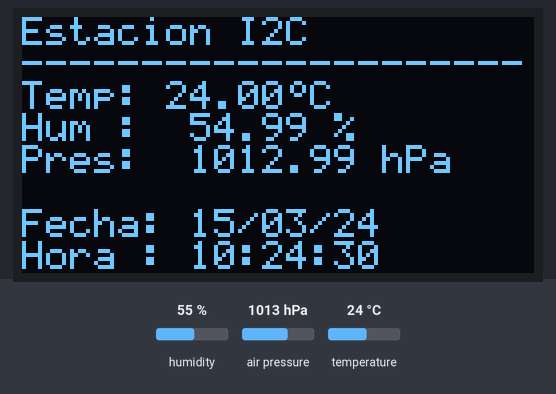
Simulated run of this program. Board: ATmega328P, built with avr-gcc and emulated at 16 MHz. On the bench: 128×64 one-colour display. Wiring (inferred from the names in the program): SSD1306 OLED at I2C address 0x3C; DS1307 clock at I2C address 0x68; BME280 sensor at I2C address 0x76. Inputs (shaded band) come from the test bench; at power-on: humidity 55 %, air pressure 1013 hPa, temperature 24 °C. The local clock reads 2024-03-15 10:24:30 at power-on unless the program sets it; what the program prints to the serial monitor is not drawn.

Above: at 1.2 s.
1.3 s: humidity set to 22 %
At 2.1 s:
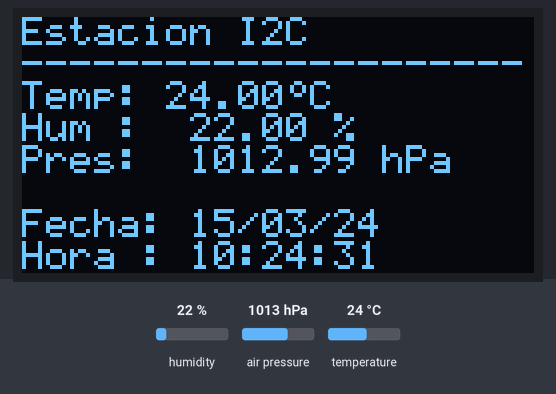
4.1 s: air pressure set to 952 hPa
At 5.7 s:
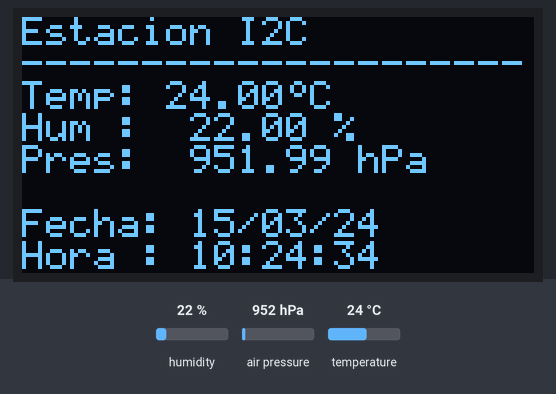
7.4 s: temperature set to 12 °C
At 8.7 s:
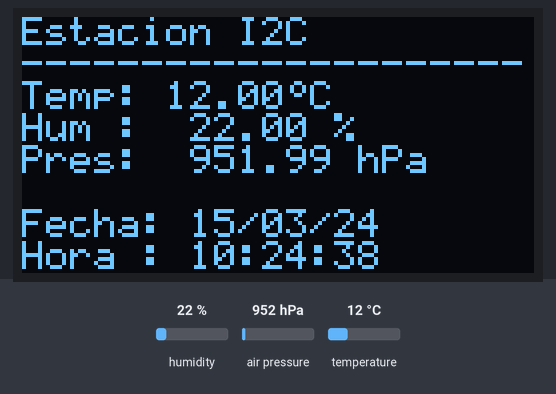
9.6 s: humidity set to 40 %
At 11.2 s:
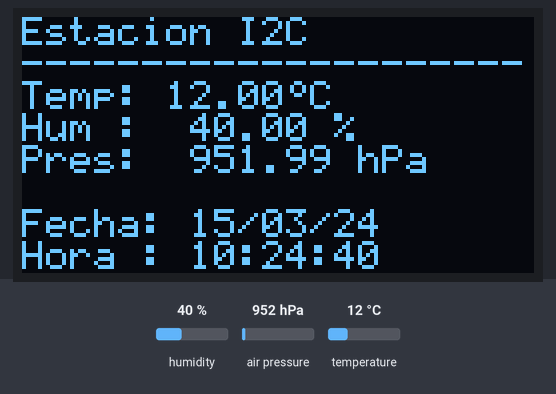
11.8 s: air pressure set to 975 hPa
At 13.4 s:
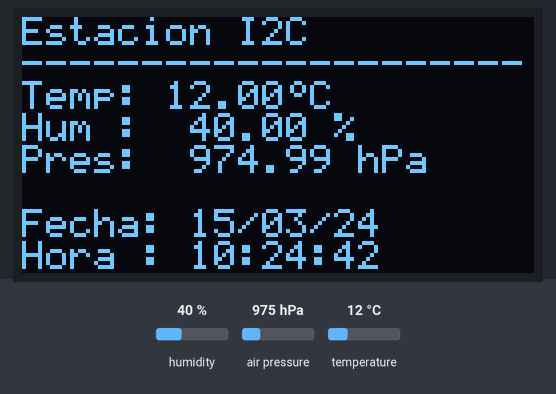
Timing chart, 0 to 14.9 s (numbered marks = the images above; inputs shaded):
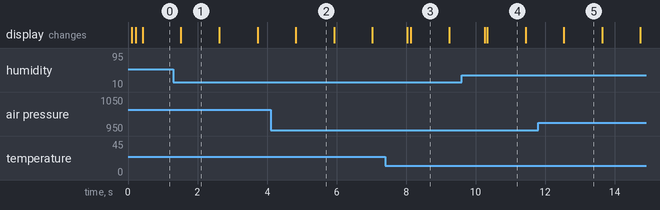

Measured:
- what the display in image 1 shows lasts 1.1 s, from 1.5 s to 2.6 s

The program:

main.c
```c
/*
 * TrabajoEmbebidos.c
 *
 * Created: 10/10/2026 3:56:04 p. m.
 * Author : Juanda
 */

#include <avr/io.h>
#include <util/delay.h>
#include "TWI/TWI_LIB.h"
#include "UART/UART_LIB.h"
#include "SSD1306/SSD1306_LIB.h"
#include "BME280/BME280_LIB.h"
#include "DS1307/DS1307_LIB.h"


#define AJUSTAR_HORA 0
#define BME280_DIR   0x76
#define BME280_ID    0xD0

/* ---------- Escáner ----------
void Escanear_I2C(void){
	uint8_t encontrados = 0;
	UART1_Transmit_Text("Escaneando bus I2C...\r\n");
	for (uint8_t dir = 1; dir < 128; dir++){
		TWI_Start();
		TWI_Write(dir << 1);            // dirección en modo escritura
		if (TWI_Status() == 0x18){      // 0x18 = alguien respondió ACK
			UART1_Transmit_Printf("  Encontrado: 0x%02X\r\n", dir);
			encontrados++;
		}
		TWI_Stop();
	}
	UART1_Transmit_Printf("Total: %u dispositivos\r\n", encontrados);
}
*/

static void Pantalla_Fija(void){
	SSD1306_PrintLine(0, "Estacion I2C");
	SSD1306_PrintLine(1, "---------------------");
}

/* Valores del BME280 (renglones 2, 3 y 4) */
static void Pantalla_BME280(BME280_Datos *d){
	char linea [22];
	int32_t t = d->temperatura;
	char signo = ' ';

	if (t < 0){
		signo = '-';
		t = -t;
	}

	snprintf(linea, sizeof(linea), "Temp:%c%ld.%02ld\x7F" "C", signo, t / 100, t % 100);
	SSD1306_PrintLine(2, linea);

	snprintf(linea, sizeof(linea), "Hum :  %lu.%02lu %%", d->humedad / 100, d->humedad % 100);
	SSD1306_PrintLine(3, linea);

	snprintf(linea, sizeof(linea), "Pres:  %lu.%02lu hPa", d->presion / 100, d->presion % 100);
	SSD1306_PrintLine(4, linea);
}

static void Pantalla_Reloj(DS1307_Tiempo *t){
	char linea[22];

	snprintf(linea, sizeof(linea), "Fecha: %02u/%02u/%02u", t->dia, t->mes, t->anio);
	SSD1306_PrintLine(6, linea);

	snprintf(linea, sizeof(linea), "Hora : %02u:%02u:%02u", t->hora, t->min, t->seg);
	SSD1306_PrintLine(7, linea);
}


int main(void){

	BME280_Datos datos;
	DS1307_Tiempo tiempo;
	uint8_t ultimo_seg = 99;

	UART1_Init(9600);
	TWI_Init();
	_delay_ms(100);

	SSD1306_Init();
	Pantalla_Fija();

	if (!BME280_Init()){
		SSD1306_PrintLine(3, "BME280: ERROR");
		UART1_Transmit_Text("BME280 no responde\r\n");
		while (1);
	}
	UART1_Transmit_Text("BME280 listo\r\n");

	#if AJUSTAR_HORA
	/* Valores en BCD: se escriben en hex tal como se leen (0x22 = 22 h) */
	DS1307_Set_Seg_Value(0x00);
	DS1307_Set_Min_Value(0x44);
	DS1307_Set_Hour24_Value(0x22);
	DS1307_Set_Week_Day_Value(0x05);
	DS1307_Set_Date_Day_Value(0x16);
	DS1307_Set_Month_Value(0x10);
	DS1307_Set_Year_Value(0x26);

	UART1_Transmit_Text("Hora ajustada\r\n");
	#endif

	UART1_Transmit_Text("Estacion lista\r\n");


	while (1){

		DS1307_Get_Tiempo(&tiempo);

		if (tiempo.seg != ultimo_seg){
			ultimo_seg = tiempo.seg;

			BME280_Leer(&datos);
			Pantalla_BME280(&datos);
			Pantalla_Reloj(&tiempo);

			UART1_Transmit_Printf("%02u:%02u:%02u  T=%ld  H=%lu  P=%lu\r\n",
			tiempo.hora, tiempo.min, tiempo.seg,
			datos.temperatura, datos.humedad, datos.presion);
		}

		_delay_ms(1000);
	}
}
```

BME280_LIB.c
```c
/*
 * BME280_LIB.c
 * Sensor BME280 por I2C: temperatura, presion y humedad
 * Formulas de compensacion: datasheet Bosch BME280, seccion 4.2.3
 */

#include "BME280_LIB.h"
#include <util/delay.h>

/* ============================================================
 *  BYTES DE DIRECCION
 * ============================================================ */
#define BME280_W   ((BME280_DIR << 1) | 0)    /* 0xEC escritura */
#define BME280_R   ((BME280_DIR << 1) | 1)    /* 0xED lectura   */


/* ============================================================
 *  CALIBRACION (se lee una vez del sensor en BME280_Init)
 * ============================================================ */
static uint16_t dig_T1;
static int16_t  dig_T2, dig_T3;
static uint16_t dig_P1;
static int16_t  dig_P2, dig_P3, dig_P4, dig_P5, dig_P6, dig_P7, dig_P8, dig_P9;
static uint8_t  dig_H1, dig_H3;
static int16_t  dig_H2, dig_H4, dig_H5;
static int8_t   dig_H6;

static int32_t  t_fine;     /* Lo calcula la temperatura y lo usan presion y humedad */


/* ============================================================
 *  TRAMAS I2C
 * ============================================================ */

/* S, 0xEC, reg, valor, P */
static void Escribir_Registro(uint8_t reg, uint8_t valor){
	TWI_Start();
	TWI_Write(BME280_W);
	TWI_Write(reg);
	TWI_Write(valor);
	TWI_Stop();
}

/* S, 0xEC, reg, Sr, 0xED, dato(ACK) ... dato(NACK), P */
static void Leer_Rafaga(uint8_t reg, uint8_t *buffer, uint8_t cantidad){
	TWI_Start();
	TWI_Write(BME280_W);
	TWI_Write(reg);
	TWI_Repeat_Start();
	TWI_Write(BME280_R);
	for (uint8_t i = 0; i < cantidad; i++){
		if (i < cantidad - 1){
			buffer[i] = TWI_ReadAck();      /* "dame otro"  */
		} else {
			buffer[i] = TWI_ReadNack();     /* "ya no mas"  */
		}
	}
	TWI_Stop();
}

/* S, 0xEC, reg, Sr, 0xED, dato(NACK), P */
uint8_t BME280_LeerRegistro(uint8_t reg){
	uint8_t dato;
	Leer_Rafaga(reg, &dato, 1);
	return dato;
}


/* ============================================================
 *  LECTURA DE LA CALIBRACION
 * ============================================================ */

/* Une dos bytes (LSB primero, como vienen en el sensor) */
static uint16_t Unir16(uint8_t lsb, uint8_t msb){
	return ((uint16_t)msb << 8) | lsb;
}

static void Leer_Calibracion(void){
	uint8_t c[26];
	uint8_t h[7];

	Leer_Rafaga(BME280_REG_CALIB1, c, 26);     /* 0x88 a 0xA1 */
	Leer_Rafaga(BME280_REG_CALIB2, h, 7);      /* 0xE1 a 0xE7 */

	/* --- Temperatura --- */
	dig_T1 =          Unir16(c[0],  c[1]);
	dig_T2 = (int16_t)Unir16(c[2],  c[3]);
	dig_T3 = (int16_t)Unir16(c[4],  c[5]);

	/* --- Presion --- */
	dig_P1 =          Unir16(c[6],  c[7]);
	dig_P2 = (int16_t)Unir16(c[8],  c[9]);
	dig_P3 = (int16_t)Unir16(c[10], c[11]);
	dig_P4 = (int16_t)Unir16(c[12], c[13]);
	dig_P5 = (int16_t)Unir16(c[14], c[15]);
	dig_P6 = (int16_t)Unir16(c[16], c[17]);
	dig_P7 = (int16_t)Unir16(c[18], c[19]);
	dig_P8 = (int16_t)Unir16(c[20], c[21]);
	dig_P9 = (int16_t)Unir16(c[22], c[23]);

	/* --- Humedad (H4 y H5 comparten el registro 0xE5) --- */
	dig_H1 = c[25];
	dig_H2 = (int16_t)Unir16(h[0], h[1]);
	dig_H3 = h[2];
	dig_H4 = (int16_t)((int16_t)(int8_t)h[3] * 16) | (int16_t)(h[4] & 0x0F);
	dig_H5 = (int16_t)((int16_t)(int8_t)h[5] * 16) | (int16_t)(h[4] >> 4);
	dig_H6 = (int8_t)h[6];
}


/* ============================================================
 *  FORMULAS DE COMPENSACION (datasheet, seccion 4.2.3)
 * ============================================================ */

/* Resultado en centesimas de grado */
static int32_t Compensar_T(int32_t adc_T){
	int32_t var1, var2;

	var1 = ((((adc_T >> 3) - ((int32_t)dig_T1 << 1))) * ((int32_t)dig_T2)) >> 11;
	var2 = (((((adc_T >> 4) - ((int32_t)dig_T1)) * ((adc_T >> 4) - ((int32_t)dig_T1))) >> 12)
	        * ((int32_t)dig_T3)) >> 14;
	t_fine = var1 + var2;
	return (t_fine * 5 + 128) >> 8;
}

/* Resultado en Pa x 256 */
static uint32_t Compensar_P(int32_t adc_P){
	int64_t var1, var2, p;

	var1 = ((int64_t)t_fine) - 128000;
	var2 = var1 * var1 * (int64_t)dig_P6;
	var2 = var2 + ((var1 * (int64_t)dig_P5) << 17);
	var2 = var2 + (((int64_t)dig_P4) << 35);
	var1 = ((var1 * var1 * (int64_t)dig_P3) >> 8) + ((var1 * (int64_t)dig_P2) << 12);
	var1 = (((((int64_t)1) << 47) + var1)) * ((int64_t)dig_P1) >> 33;
	if (var1 == 0){
		return 0;                                   /* evita dividir entre cero */
	}
	p = 1048576 - adc_P;
	p = (((p << 31) - var2) * 3125) / var1;
	var1 = (((int64_t)dig_P9) * (p >> 13) * (p >> 13)) >> 25;
	var2 = (((int64_t)dig_P8) * p) >> 19;
	p = ((p + var1 + var2) >> 8) + (((int64_t)dig_P7) << 4);
	return (uint32_t)p;
}

/* Resultado en % x 1024 */
static uint32_t Compensar_H(int32_t adc_H){
	int32_t v;

	v = (t_fine - ((int32_t)76800));
	v = (((((adc_H << 14) - (((int32_t)dig_H4) << 20) - (((int32_t)dig_H5) * v))
	      + ((int32_t)16384)) >> 15)
	    * (((((((v * ((int32_t)dig_H6)) >> 10)
	      * (((v * ((int32_t)dig_H3)) >> 11) + ((int32_t)32768))) >> 10)
	      + ((int32_t)2097152)) * ((int32_t)dig_H2) + 8192) >> 14));
	v = (v - (((((v >> 15) * (v >> 15)) >> 7) * ((int32_t)dig_H1)) >> 4));
	v = (v < 0) ? 0 : v;
	v = (v > 419430400) ? 419430400 : v;
	return (uint32_t)(v >> 12);
}


/* ============================================================
 *  INICIALIZACION
 * ============================================================ */

uint8_t BME280_Init(void){
	if (BME280_LeerRegistro(BME280_REG_ID) != BME280_CHIP_ID){
		return 0;
	}

	Escribir_Registro(BME280_REG_RESET, 0xB6);         /* reset            */
	_delay_ms(10);
	while (BME280_LeerRegistro(BME280_REG_STATUS) & 0x01);   /* copiando calibracion */

	Leer_Calibracion();

	Escribir_Registro(BME280_REG_CTRL_HUM,  0x01);     /* humedad x1        */
	Escribir_Registro(BME280_REG_CONFIG,    0xA0);     /* espera 1 s, sin filtro */
	Escribir_Registro(BME280_REG_CTRL_MEAS, 0x27);     /* temp x1, pres x1, modo normal */
	_delay_ms(50);                                     /* primera medicion  */

	return 1;
}


/* ============================================================
 *  LECTURA DE DATOS
 * ============================================================ */

void BME280_Leer(BME280_Datos *datos){
	uint8_t d[8];
	int32_t adc_T, adc_P, adc_H;

	Leer_Rafaga(BME280_REG_DATOS, d, 8);               /* 0xF7 a 0xFE */

	/* --- Unir bytes crudos (presion y temp de 20 bits, humedad de 16) --- */
	adc_P = (int32_t)(((uint32_t)d[0] << 12) | ((uint32_t)d[1] << 4) | (d[2] >> 4));
	adc_T = (int32_t)(((uint32_t)d[3] << 12) | ((uint32_t)d[4] << 4) | (d[5] >> 4));
	adc_H = (int32_t)(((uint32_t)d[6] << 8)  |  (uint32_t)d[7]);

	/* --- Compensar (la temperatura va primero: calcula t_fine) --- */
	datos->temperatura = Compensar_T(adc_T);
	datos->presion     = Compensar_P(adc_P) >> 8;                /* Pa          */
	datos->humedad     = (Compensar_H(adc_H) * 100) >> 10;       /* centesimas  */
}
```

BME280_LIB.h
```c
/*
 * BME280_LIB.h
 * Sensor BME280 por I2C: temperatura, presion y humedad
 */

#ifndef BME280_LIB_H_
#define BME280_LIB_H_

#include <stdint.h>
#include "../TWI/TWI_LIB.h"

/* ============================================================
 *  CONFIGURACION
 * ============================================================ */
#define BME280_DIR        0x76     /* Direccion I2C de 7 bits (SDO a GND) */
#define BME280_CHIP_ID    0x60     /* Valor esperado en el registro 0xD0  */

/* ============================================================
 *  REGISTROS
 * ============================================================ */
#define BME280_REG_CALIB1     0x88   /* Calibracion parte 1 (26 bytes)  */
#define BME280_REG_ID         0xD0   /* Chip ID                         */
#define BME280_REG_RESET      0xE0   /* Reset (escribir 0xB6)           */
#define BME280_REG_CALIB2     0xE1   /* Calibracion parte 2 (7 bytes)   */
#define BME280_REG_CTRL_HUM   0xF2   /* Configuracion humedad           */
#define BME280_REG_STATUS     0xF3   /* Estado                          */
#define BME280_REG_CTRL_MEAS  0xF4   /* Configuracion temp/pres y modo  */
#define BME280_REG_CONFIG     0xF5   /* Tiempo de espera y filtro       */
#define BME280_REG_DATOS      0xF7   /* Datos crudos (8 bytes)          */

/* ============================================================
 *  DATOS DE SALIDA
 * ============================================================ */
typedef struct {
	int32_t  temperatura;   /* Centesimas de grado:  2534  = 25.34 C   */
	uint32_t presion;       /* Pascales:             89960 = 899.60 hPa */
	uint32_t humedad;       /* Centesimas de %:      6123  = 61.23 %    */
} BME280_Datos;

/* ============================================================
 *  FUNCIONES
 * ============================================================ */
uint8_t BME280_Init(void);                 /* 1 = listo, 0 = no responde */
void    BME280_Leer(BME280_Datos *datos);
uint8_t BME280_LeerRegistro(uint8_t reg);

#endif /* BME280_LIB_H_ */
```

DS1307_LIB.c
```c
#include "DS1307_LIB.h"

void DS1307_Set_Seg_Value(char seg){
	TWI_Start();
	TWI_Write(DS1307DIR);
	TWI_Write(LOCALE_SS);
	TWI_Write(seg);
	TWI_Stop();
}
void DS1307_Set_Min_Value(char min){
	TWI_Start();
	TWI_Write(DS1307DIR);
	TWI_Write(LOCALE_MM);
	TWI_Write(min);
	TWI_Stop();
}
void DS1307_Set_Hour24_Value(char hour){
	TWI_Start();
	TWI_Write(DS1307DIR);
	TWI_Write(LOCALE_HH);
	TWI_Write(hour);
	TWI_Stop();
}
void DS1307_Set_Hour12_Value(char hour, char am){
	char ampm;

	if( am == 1){
		ampm  = hour | 0b01100000;
	}
	else{
		ampm = hour | 0b01000000;
	}


	TWI_Start();
	TWI_Write(DS1307DIR);
	TWI_Write(LOCALE_HH );
	TWI_Write(ampm);
	TWI_Stop();
}
void DS1307_Set_Week_Day_Value(char day){
	TWI_Start();
	TWI_Write(DS1307DIR);
	TWI_Write(LOCALE_DAY);
	TWI_Write(day);
	TWI_Stop();
}
void DS1307_Set_Date_Day_Value(char date){
	TWI_Start();
	TWI_Write(DS1307DIR);
	TWI_Write(LOCALE_DATE);
	TWI_Write(date);
	TWI_Stop();
}
void DS1307_Set_Month_Value(char month){
	TWI_Start();
	TWI_Write(DS1307DIR);
	TWI_Write(LOCALE_MONTH);
	TWI_Write(month);
	TWI_Stop();
}
void DS1307_Set_Year_Value(char year){
	TWI_Start();
	TWI_Write(DS1307DIR);
	TWI_Write(LOCALE_YEAR);
	TWI_Write(year);
	TWI_Stop();
}
static uint8_t BCD_a_Dec(uint8_t bcd){
	return (bcd >> 4) * 10 + (bcd & 0x0F);
}
void DS1307_Get_Tiempo(DS1307_Tiempo *t){
	uint8_t b[7];

	TWI_Start();
	TWI_Write(DS1307DIR);
	TWI_Write(LOCALE_SS);
	TWI_Repeat_Start();
	TWI_Write(DS1307DIR | 1);
	for (uint8_t i = 0; i < 6; i++){
		b[i] = TWI_ReadAck();
	}
	b[6] = TWI_ReadNack();
	TWI_Stop();


	t->seg        = BCD_a_Dec(b[0] & 0x7F);
	t->min        = BCD_a_Dec(b[1] & 0x7F);
	t->hora       = BCD_a_Dec(b[2] & 0x3F);
	t->dia_semana = BCD_a_Dec(b[3] & 0x07);
	t->dia        = BCD_a_Dec(b[4] & 0x3F);
	t->mes        = BCD_a_Dec(b[5] & 0x1F);
	t->anio       = BCD_a_Dec(b[6]);
}
 
```

DS1307_LIB.h
```c
/*
 * DS1307_LIB.h
 *
 * Created: 06/11/2024 07:05:25 p. m.
 *  Author: USER
 */


#ifndef DS1307_LIB_H_
#define DS1307_LIB_H_


#include "../TWI/TWI_LIB.h"

#define DS1307DIR  0xD0

#define LOCALE_SS      0x00
#define LOCALE_MM      0x01
#define LOCALE_HH      0x02
#define LOCALE_DAY     0x03
#define LOCALE_DATE    0x04
#define LOCALE_MONTH   0x05
#define LOCALE_YEAR    0x06
#define LOCALE_CONTROL 0x07

#define _AM 0
#define _PM 1


void DS1307_Set_Seg_Value(char seg);
void DS1307_Set_Min_Value(char min);
void DS1307_Set_Hour24_Value(char hour);
void DS1307_Set_Hour12_Value(char hour, char am);
void DS1307_Set_Week_Day_Value(char day);
void DS1307_Set_Date_Day_Value(char date);
void DS1307_Set_Month_Value(char month);
void DS1307_Set_Year_Value(char year);

typedef struct {
	uint8_t seg;
	uint8_t min;
	uint8_t hora;
	uint8_t dia_semana;
	uint8_t dia;
	uint8_t mes;
	uint8_t anio;
	} DS1307_Tiempo;

	void DS1307_Get_Tiempo(DS1307_Tiempo *t);


#endif /* DS1307_LIB_H_ */
```

SSD1306_LIB.c
```c
/*
 * SSD1306_LIB.c
 * OLED SSD1306 128x64 por I2C - solo texto
 */

#include "SSD1306_LIB.h"
#include "SSD1306_DATA.h"

/* ============================================================
 *  BYTES DE LA TRAMA
 * ============================================================ */
#define SSD1306_W   ((SSD1306_DIR << 1) | 0)   /* 0x78 escritura    */
#define CTRL_CMD    0x00                       /* Siguen comandos   */
#define CTRL_DATA   0x40                       /* Siguen pixeles    */


/* ============================================================
 *  FUNCIONES INTERNAS
 * ============================================================ */

/* S, 0x78, 0x00 */
static void Abrir_Comandos(void){
	TWI_Start();
	TWI_Write(SSD1306_W);
	TWI_Write(CTRL_CMD);
}

/* S, 0x78, 0x40 */
static void Abrir_Datos(void){
	TWI_Start();
	TWI_Write(SSD1306_W);
	TWI_Write(CTRL_DATA);
}

/* Zona donde caen los siguientes pixeles */
static void Ventana(uint8_t col_ini, uint8_t col_fin, uint8_t pag_ini, uint8_t pag_fin){
	Abrir_Comandos();
	TWI_Write(0x21);
	TWI_Write(col_ini);
	TWI_Write(col_fin);
	TWI_Write(0x22);
	TWI_Write(pag_ini);
	TWI_Write(pag_fin);
	TWI_Stop();
}

/* 5 columnas de la fuente + 1 de separacion (trama de datos ya abierta) */
static void Enviar_Caracter(char c){
	uint8_t indice;

	if ((uint8_t)c < FONT5X7_FIRST || (uint8_t)c > FONT5X7_LAST){
		c = '?';
	}
	indice = (uint8_t)c - FONT5X7_FIRST;

	for (uint8_t i = 0; i < FONT5X7_WIDTH; i++){
		TWI_Write(pgm_read_byte(&FONT5X7[indice][i]));
	}
	TWI_Write(0x00);
}


/* ============================================================
 *  INICIALIZACION Y LIMPIEZA
 * ============================================================ */

void SSD1306_Init(void){
	Abrir_Comandos();
	for (uint8_t i = 0; i < SSD1306_INIT_LEN; i++){
		TWI_Write(pgm_read_byte(&SSD1306_INIT_CMDS[i]));
	}
	TWI_Stop();
	SSD1306_Clear();
}

void SSD1306_Clear(void){
	Ventana(0, 127, 0, 7);
	Abrir_Datos();
	for (uint16_t i = 0; i < 1024; i++){
		TWI_Write(0x00);
	}
	TWI_Stop();
	SSD1306_SetCursor(0, 0);
}


/* ============================================================
 *  CURSOR
 * ============================================================ */

void SSD1306_SetCursor(uint8_t col, uint8_t row){
	if (col >= SSD1306_COLS) col = SSD1306_COLS - 1;
	if (row >= SSD1306_ROWS) row = SSD1306_ROWS - 1;
	Ventana(col * 6, 127, row, 7);
}


/* ============================================================
 *  ESCRITURA DE TEXTO
 * ============================================================ */

void SSD1306_PutChar(char c){
	Abrir_Datos();
	Enviar_Caracter(c);
	TWI_Stop();
}

void SSD1306_Print(const char *texto){
	Abrir_Datos();
	while (*texto){
		Enviar_Caracter(*texto);
		texto++;
	}
	TWI_Stop();
}

/* Escribe el renglon completo y rellena con espacios */
void SSD1306_PrintLine(uint8_t row, const char *texto){
	uint8_t n = 0;

	SSD1306_SetCursor(0, row);
	Abrir_Datos();
	while (*texto && n < SSD1306_COLS){
		Enviar_Caracter(*texto);
		texto++;
		n++;
	}
	while (n < SSD1306_COLS){
		Enviar_Caracter(' ');
		n++;
	}
	TWI_Stop();
}
```

TWI_LIB.h
```c
/*
 * TWI_LIB.h
 *
 * Created: 8/04/2023 9:33:10 p. m.
 *  Author: iProf
 */


#ifndef TWI_LIB_H_
#define TWI_LIB_H_

#include <stdint.h>
#include <avr/io.h>

#define SCL_CLOCK 100000UL

void TWI_Init(void);
void TWI_Start(void);
void TWI_Stop(void);
void TWI_Write(uint8_t data);
void TWI_Repeat_Start(void);
uint8_t TWI_ReadAck(void);
uint8_t TWI_ReadNack(void);
uint8_t TWI_Status(void);


#endif /* TWI_LIB_H_ */
```

Source omitted: SSD1306_DATA.h (data table, 5067 bytes), SSD1306_LIB.h (932 bytes), TWI_LIB.c (1825 bytes), UART_LIB.c (1316 bytes), UART_LIB.h (388 bytes)
